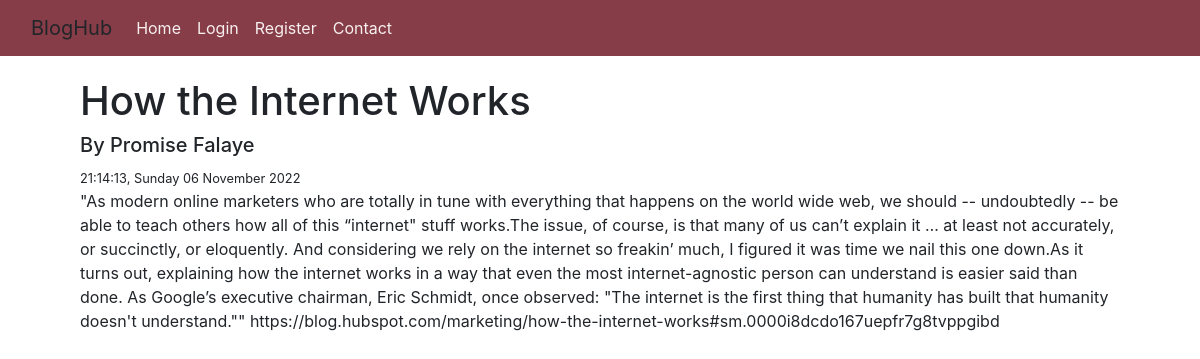
Screenshot of /article/4 with the database file from the repository.
### app.py (models this page shows, shortened)
class Article(db.Model):
    __table_name__ = "articles"
    id =  db.Column(db.Integer, primary_key=True, autoincrement=True)
    title = db.Column(db.String(100), nullable=False)
    content = db.Column(db.String, nullable=False)
    author = db.Column(db.String(), nullable=False)
    date_created = db.Column(db.DateTime, nullable=False, default=datetime.utcnow())

class User(db.Model, UserMixin):
    __table_name__ = "users"
    id = db.Column(db.Integer, primary_key=True, autoincrement=True)
    first_name = db.Column(db.String(50), nullable=False)
    last_name = db.Column(db.String(50), nullable=True)
    email = db.Column(db.String(100), nullable=False, unique=True)
    username = db.Column(db.String(50), unique=True)
    password_hash = db.Column(db.String(20), nullable=False)

### app.py (the view)
@app.route('/article/<int:_id>')
def single_blog(_id):
    article = Article.query.filter_by(id=_id).first_or_404('Such article does not exist')
    user = User.query.filter_by(username=article.author).first()
    user_id = str(user.id)
    return render_template('singleblog.html', article=article, user_id=user_id, user=user)

### templates/singleblog.html (shortened to what this page needs)
{% extends 'base.html' %}  {% block heading %}
<div class="base-container">
  <h1>{{article.title}}</h1>
  <h5>By {{user.first_name}} {{user.last_name}}</h5>
  <small
    >{{article.date_created.strftime('%H:%M:%S')}},
    {{article.date_created.strftime('%A %d %B %Y')}}</small
  >
  {% endblock %} {% block content %}
  <article>{{article.content}}</article>
 {% endblock %}

### templates/singleblog.html (style rules this page uses)
.base-container { margin: 80px; margin-top: 20px; }

### rows the page displays
Article: title "How the Internet Works", date_created "21:14:13", date_created "Sunday 06 November 2022", content "\"As modern online marketers who are totally in tune with everything that happens on the world wide web, we should -- undoubtedly -- be able to teach others how all of this “internet\" stuff works.The issue, of course, is that many of us can’t explain it … at least not accurately, or succinctly, or eloquently. And considering we rely on the internet so freakin’ much, I figured it was time we nail this one down.As it turns out, explaining how the internet works in a way that even the most internet-agnostic person can understand is easier said than done. As Google’s executive chairman, Eric Schmidt, once observed: \"The internet is the first thing that humanity has built that humanity doesn't…"
User: first_name "Promise", last_name "Falaye"
